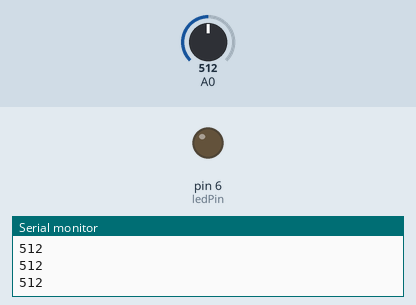
This sketch was run on a simulated Arduino Uno, built with avr-gcc and run on an emulated ATmega328P. On the bench: output pins drawn as LEDs (lit = HIGH), the last lines printed to the serial monitor. The test bench sets the inputs (shaded band); at power-on: A0 = 512.

Above: at 1.2 s.
1.3 s: A0 set to 416
2.8 s: A0 set to 383
At 3.1 s:
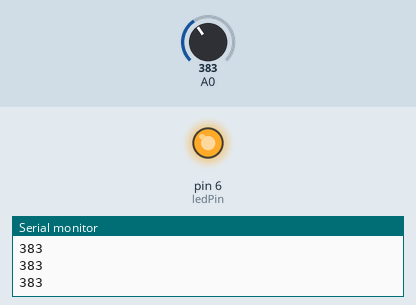
4.3 s: A0 set to 410
At 5.4 s:
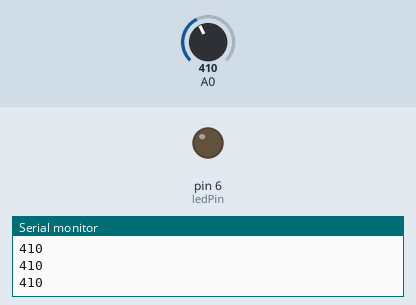
5.8 s: A0 set to 390
At 6.6 s:
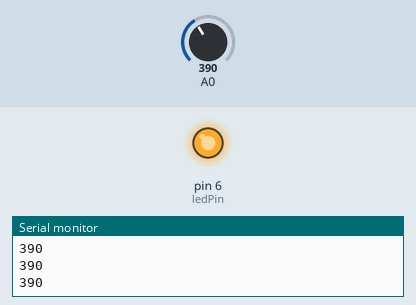
Timing chart, 0 to 8.3 s (numbered marks = the images above; inputs shaded):
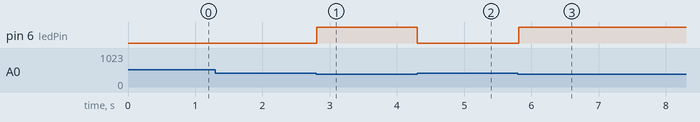

The sketch:

Glove_LightSensor.ino
```cpp
int ledPin = 6;
int thresholdValue = 400;

void setup()
{
  Serial.begin(9600);
  pinMode(ledPin, OUTPUT);
}

void loop()
{
  int sensorValue = analogRead(A0);
  Serial.println(sensorValue);
  if(sensorValue < thresholdValue)
    digitalWrite(ledPin, HIGH);
  else
    digitalWrite(ledPin, LOW);
}
```

Measured:
- the behaviour switches between 400 and 399 on A0 (found by bisection; images 0 and 1)
- after the input at 2.8 s, pin 6 (ledPin): LOW → HIGH at once
- after the input at 4.3 s, pin 6 (ledPin): HIGH → LOW at once
- after the input at 5.8 s, pin 6 (ledPin): LOW → HIGH at once
